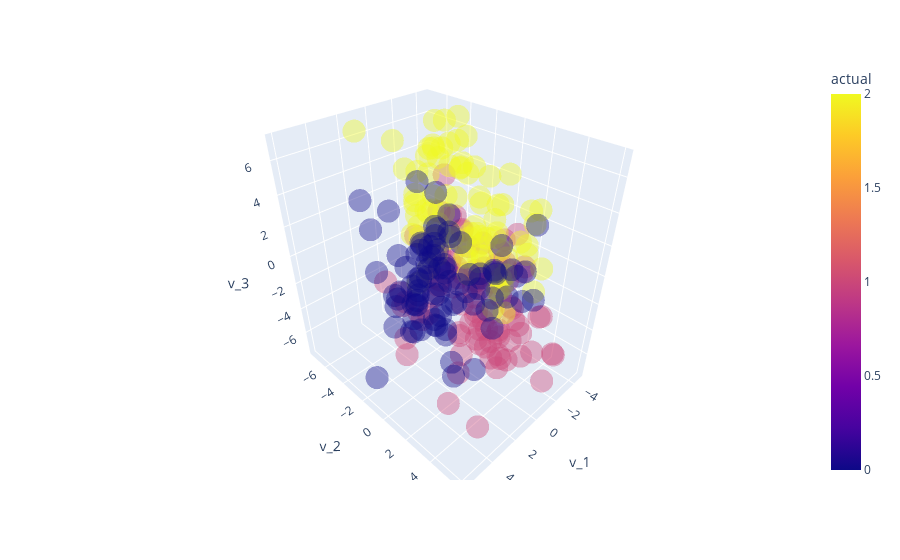

The notebook cell this image was saved under:
### Code cell
cdfsmart = pd.DataFrame()
cdfsmart['v_1'] = s1csmart
cdfsmart['v_2'] = s2csmart
cdfsmart['v_3'] = s3csmart
cdfsmart['actual'] = actual
fig = px.scatter_3d(cdfsmart, x='v_1', y='v_2', z='v_3',
                    color='actual',size_max=.01,opacity=0.4)
fig.show()

### Figure 1 — Plotly figure (JSON) as saved in the notebook; plotly's stock layout.template omitted (floating-point values rounded to 4 significant figures; data arrays with more than 128 entries replaced by an {"elided": "..."} marker saying what was removed)
{"data": [{"hovertemplate": "v_1=%{x}<br>v_2=%{y}<br>v_3=%{z}<br>actual=%{marker.color}<extra></extra>", "legendgroup": "", "marker": {"color": {"elided": "264 int values"}, "coloraxis": "coloraxis", "opacity": 0.4, "symbol": "circle"}, "mode": "markers", "name": "", "scene": "scene", "showlegend": false, "type": "scatter3d", "x": {"elided": "264 float values"}, "y": {"elided": "264 float values"}, "z": {"elided": "264 float values"}}], "layout": {"coloraxis": {"colorbar": {"title": {"text": "actual"}}, "colorscale": [[0, "#0d0887"], [0.1111, "#46039f"], [0.2222, "#7201a8"], [0.3333, "#9c179e"], [0.4444, "#bd3786"], [0.5556, "#d8576b"], [0.6667, "#ed7953"], [0.7778, "#fb9f3a"], [0.8889, "#fdca26"], [1, "#f0f921"]]}, "legend": {"tracegroupgap": 0}, "margin": {"t": 60}, "scene": {"domain": {"x": [0, 1], "y": [0, 1]}, "xaxis": {"title": {"text": "v_1"}}, "yaxis": {"title": {"text": "v_2"}}, "zaxis": {"title": {"text": "v_3"}}}}}
